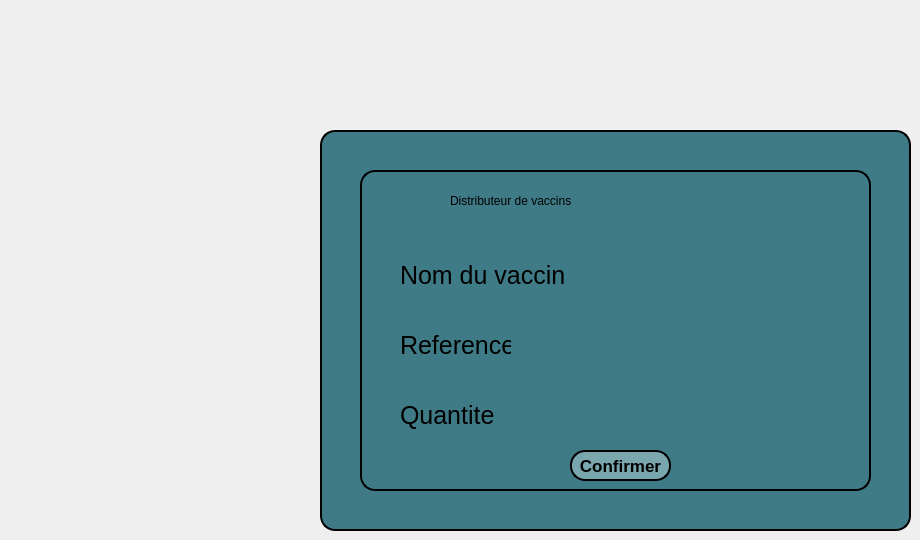
     <widget class="QWidget" name="tab_14">
      <attribute name="title">
       <string>Page</string>
      </attribute>
      <widget class="QTableView" name="ordonner_interf">
       <property name="geometry">
        <rect>
         <x>320</x>
         <y>130</y>
         <width>591</width>
         <height>401</height>
        </rect>
       </property>
       <property name="styleSheet">
        <string notr="true">background-color: rgb(63, 123, 134);
border: 2px solid #000000;
border-radius: 15px;</string>
       </property>
      </widget>
      <widget class="QLabel" name="label_53">
       <property name="geometry">
        <rect>
         <x>450</x>
         <y>180</y>
         <width>331</width>
         <height>41</height>
        </rect>
       </property>
       <property name="styleSheet">
        <string notr="true">font: 700 22pt &quot;Segoe UI&quot;;</string>
       </property>
       <property name="text">
        <string>Distributeur de vaccins</string>
       </property>
      </widget>
      <widget class="QLabel" name="label_54">
       <property name="geometry">
        <rect>
         <x>400</x>
         <y>260</y>
         <width>171</width>
         <height>31</height>
        </rect>
       </property>
       <property name="font">
        <font>
         <pointsize>19</pointsize>
        </font>
       </property>
       <property name="text">
        <string>Nom du vaccin</string>
       </property>
      </widget>
      <widget class="QLabel" name="label_56">
       <property name="geometry">
        <rect>
         <x>400</x>
         <y>330</y>
         <width>111</width>
         <height>31</height>
        </rect>
       </property>
       <property name="font">
        <font>
         <pointsize>19</pointsize>
        </font>
       </property>
       <property name="text">
        <string>Reference</string>
       </property>
      </widget>
      <widget class="QLabel" name="label_57">
       <property name="geometry">
        <rect>
         <x>400</x>
         <y>400</y>
         <width>101</width>
         <height>31</height>
        </rect>
       </property>
       <property name="font">
        <font>
         <pointsize>19</pointsize>
        </font>
       </property>
       <property name="text">
        <string>Quantite</string>
       </property>
      </widget>
      <widget class="QTableView" name="ordonner_interf_2">
       <property name="geometry">
        <rect>
         <x>360</x>
         <y>170</y>
         <width>511</width>
         <height>321</height>
        </rect>
       </property>
       <property name="styleSheet">
        <string notr="true">background-color: rgb(63, 123, 134);
border: 2px solid #000000;
border-radius: 15px;</string>
       </property>
      </widget>
      <widget class="QLabel" name="Nomvac">
       <property name="geometry">
        <rect>
         <x>650</x>
         <y>260</y>
         <width>251</width>
         <height>31</height>
        </rect>
       </property>
       <property name="font">
        <font>
         <pointsize>19</pointsize>
        </font>
       </property>
       <property name="text">
        <string/>
       </property>
      </widget>
      <widget class="QLabel" name="Referencevac">
       <property name="geometry">
        <rect>
         <x>650</x>
         <y>330</y>
         <width>251</width>
         <height>31</height>
        </rect>
       </property>
       <property name="font">
        <font>
         <pointsize>19</pointsize>
        </font>
       </property>
       <property name="text">
        <string/>
       </property>
      </widget>
      <widget class="QLabel" name="quantitevac">
       <property name="geometry">
        <rect>
         <x>650</x>
         <y>400</y>
         <width>251</width>
         <height>31</height>
        </rect>
       </property>
       <property name="font">
        <font>
         <pointsize>19</pointsize>
        </font>
       </property>
       <property name="text">
        <string/>
       </property>
      </widget>
      <widget class="QPushButton" name="confirmer">
       <property name="geometry">
        <rect>
         <x>570</x>
         <y>450</y>
         <width>101</width>
         <height>31</height>
        </rect>
       </property>
       <property name="font">
        <font>
         <pointsize>13</pointsize>
         <bold>true</bold>
        </font>
       </property>
       <property name="styleSheet">
        <string notr="true">background-color: rgb(121, 167, 173);
border: 2px solid #000000;
border-radius: 15px;
</string>
       </property>
       <property name="text">
        <string>Confirmer</string>
       </property>
      </widget>
      <zorder>ordonner_interf</zorder>
      <zorder>ordonner_interf_2</zorder>
      <zorder>label_53</zorder>
      <zorder>label_54</zorder>
      <zorder>label_56</zorder>
      <zorder>label_57</zorder>
      <zorder>Nomvac</zorder>
      <zorder>Referencevac</zorder>
      <zorder>quantitevac</zorder>
      <zorder>confirmer</zorder>
     </widget>
